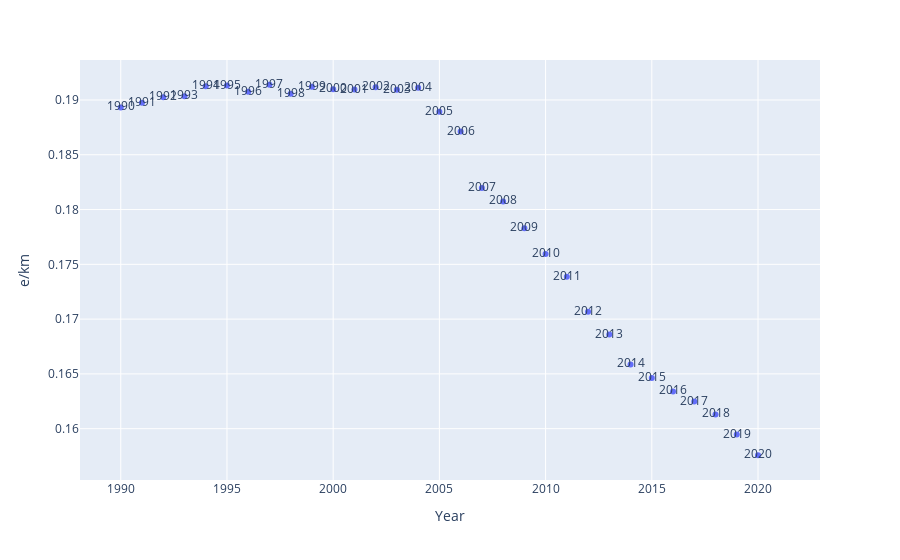

Notebook code for this chart:
### Code cell
car_data_PM10 = car_data[car_data["Emission Type"] == "Carbon dioxide (CO2)"]
# car_data_PM10 = car_data_PM10[car_data_PM10["Year"] >= 2012]
# car_data_PM10 = car_data_PM10[car_data_PM10["Year"] <= 2020]
# display(car_data_PM10)

print(car_data_PM10["vhkm"].corr(car_data_PM10["Emission"]))
print(car_data_PM10["Year"].corr(car_data_PM10["Emission"]))

car_data_PM10_hm = car_data_PM10.corr(method="pearson")
sns.heatmap(car_data_PM10_hm, annot=True)

px.scatter(car_data_PM10, x="Year", y="e/km", text="Year")

### Figure 1 — Plotly figure (JSON) as saved in the notebook; plotly's stock layout.template omitted (floating-point values rounded to 4 significant figures)
{"data": [{"hovertemplate": "Year=%{text}<br>e/km=%{y}<extra></extra>", "legendgroup": "", "marker": {"color": "#636efa", "symbol": "circle"}, "mode": "markers+text", "name": "", "orientation": "v", "showlegend": false, "text": [1990, 1991, 1992, 1993, 1994, 1995, 1996, 1997, 1998, 1999, 2000, 2001, 2002, 2003, 2004, 2005, 2006, 2007, 2008, 2009, 2010, 2011, 2012, 2013, 2014, 2015, 2016, 2017, 2018, 2019, 2020, 2021], "type": "scatter", "x": [1990, 1991, 1992, 1993, 1994, 1995, 1996, 1997, 1998, 1999, 2000, 2001, 2002, 2003, 2004, 2005, 2006, 2007, 2008, 2009, 2010, 2011, 2012, 2013, 2014, 2015, 2016, 2017, 2018, 2019, 2020, 2021], "xaxis": "x", "y": [0.1893, 0.1897, 0.1902, 0.1903, 0.1913, 0.1913, 0.1907, 0.1914, 0.1906, 0.1912, 0.191, 0.191, 0.1912, 0.1909, 0.1911, 0.1889, 0.1871, 0.182, 0.1807, 0.1783, 0.1759, 0.1739, 0.1707, 0.1686, 0.1659, 0.1646, 0.1634, 0.1625, 0.1613, 0.1595, 0.1576, null], "yaxis": "y"}], "layout": {"autosize": true, "legend": {"tracegroupgap": 0}, "margin": {"t": 60}, "xaxis": {"anchor": "y", "autorange": true, "domain": [0, 1], "range": [1988.0, 2023.0], "title": {"text": "Year"}, "type": "linear"}, "yaxis": {"anchor": "x", "autorange": true, "domain": [0, 1], "range": [0.155, 0.194], "title": {"text": "e/km"}, "type": "linear"}}}
